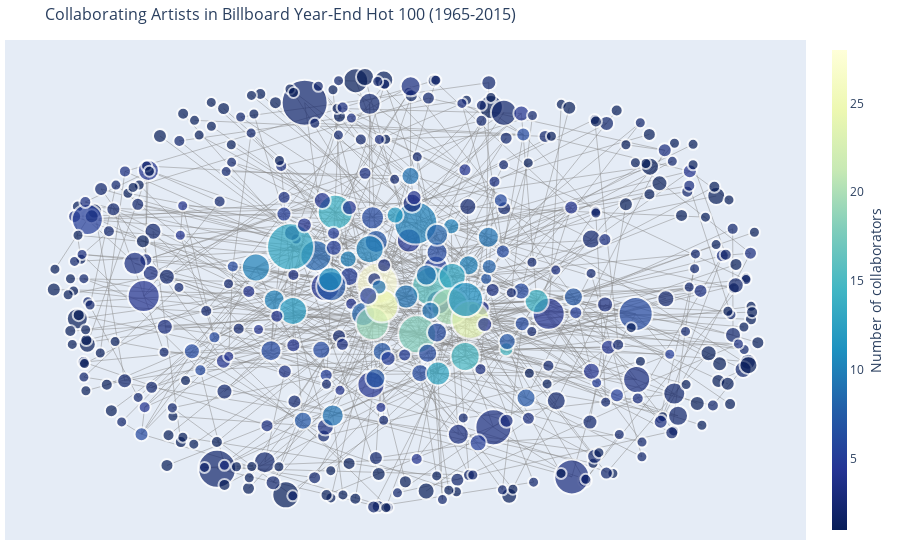

The notebook cell saved with this chart:
### Markdown cell above
## 3. Network Visualization

Zoom and hover over nodes to see details.

* Node size: number of occurrence of the artist
* Node color: number of collaborating artists

### Code cell
fig.update_layout(height=850)
fig.show()

### Figure 1 — Plotly figure (JSON) as saved in the notebook; plotly's stock layout.template omitted (floating-point values rounded to 4 significant figures; data arrays with more than 128 entries replaced by an {"elided": "..."} marker saying what was removed)
{"data": [{"hoverinfo": "none", "line": {"color": "#888", "width": 0.5}, "mode": "lines", "type": "scatter", "x": {"elided": "2034 float values"}, "y": {"elided": "2034 float values"}}, {"hoverinfo": "text", "marker": {"color": {"elided": "416 int values"}, "colorbar": {"thickness": 15, "title": {"side": "right", "text": "Number of collaborators"}, "xanchor": "left"}, "colorscale": [[0, "rgb(255,255,217)"], [0.125, "rgb(237,248,177)"], [0.25, "rgb(199,233,180)"], [0.375, "rgb(127,205,187)"], [0.5, "rgb(65,182,196)"], [0.625, "rgb(29,145,192)"], [0.75, "rgb(34,94,168)"], [0.875, "rgb(37,52,148)"], [1, "rgb(8,29,88)"]], "line": {"width": 2}, "reversescale": true, "showscale": true, "size": {"elided": "416 int values"}}, "mode": "markers", "text": {"elided": "416 str values"}, "type": "scatter", "x": {"elided": "416 float values"}, "y": {"elided": "416 float values"}}], "layout": {"autosize": true, "hovermode": "closest", "margin": {"b": 20, "l": 5, "r": 5, "t": 40}, "showlegend": false, "title": {"font": {"size": 16}, "text": "Collaborating Artists in Billboard Year-End Hot 100 (1965-2015)"}, "xaxis": {"autorange": true, "range": [-1.127, 1.119], "showgrid": false, "showticklabels": false, "type": "linear", "zeroline": false}, "yaxis": {"autorange": true, "range": [-1.133, 1.146], "showgrid": false, "showticklabels": false, "type": "linear", "zeroline": false}}}
